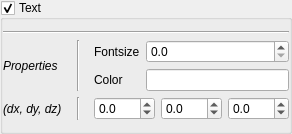
                    <widget class="QGroupBox" name="grpText">
                     <property name="enabled">
                      <bool>true</bool>
                     </property>
                     <property name="title">
                      <string>Text</string>
                     </property>
                     <property name="checkable">
                      <bool>true</bool>
                     </property>
                     <layout class="QVBoxLayout" name="verticalLayout_6">
                      <property name="leftMargin">
                       <number>0</number>
                      </property>
                      <property name="rightMargin">
                       <number>0</number>
                      </property>
                      <item>
                       <widget class="Line" name="line_39">
                        <property name="minimumSize">
                         <size>
                          <width>200</width>
                          <height>0</height>
                         </size>
                        </property>
                        <property name="orientation">
                         <enum>Qt::Horizontal</enum>
                        </property>
                       </widget>
                      </item>
                      <item>
                       <layout class="QGridLayout" name="gridLayout_7">
                        <item row="0" column="2">
                         <widget class="QLabel" name="label_12">
                          <property name="text">
                           <string>Fontsize</string>
                          </property>
                         </widget>
                        </item>
                        <item row="2" column="0">
                         <widget class="QLabel" name="label_30">
                          <property name="font">
                           <font>
                            <italic>true</italic>
                           </font>
                          </property>
                          <property name="text">
                           <string>(dx, dy, dz)</string>
                          </property>
                         </widget>
                        </item>
                        <item row="2" column="1">
                         <widget class="Line" name="line_38">
                          <property name="minimumSize">
                           <size>
                            <width>20</width>
                            <height>0</height>
                           </size>
                          </property>
                          <property name="orientation">
                           <enum>Qt::Vertical</enum>
                          </property>
                         </widget>
                        </item>
                        <item row="1" column="2">
                         <widget class="QLabel" name="label_14">
                          <property name="text">
                           <string>Color</string>
                          </property>
                         </widget>
                        </item>
                        <item row="0" column="1" rowspan="2">
                         <widget class="Line" name="line_37">
                          <property name="minimumSize">
                           <size>
                            <width>20</width>
                            <height>0</height>
                           </size>
                          </property>
                          <property name="orientation">
                           <enum>Qt::Vertical</enum>
                          </property>
                         </widget>
                        </item>
                        <item row="2" column="2" colspan="2">
                         <widget class="QWidget" name="widget_2" native="true">
                          <property name="toolTip">
                           <string>&lt;html&gt;&lt;head/&gt;&lt;body&gt;&lt;p&gt;Offset along the x-axis (dx), y-axis (dy) and z-axis (dz)&lt;/p&gt;&lt;p&gt;&lt;span style=&quot; font-weight:600;&quot;&gt;Input parameter : &lt;/span&gt;&lt;span style=&quot; font-style:italic;&quot;&gt;s_textshift&lt;/span&gt;&lt;/p&gt;&lt;/body&gt;&lt;/html&gt;</string>
                          </property>
                          <layout class="QHBoxLayout" name="horizontalLayout_3">
                           <property name="margin">
                            <number>0</number>
                           </property>
                           <item>
                            <widget class="QDoubleSpinBox" name="x_text">
                             <property name="decimals">
                              <number>1</number>
                             </property>
                             <property name="minimum">
                              <double>-100.000000000000000</double>
                             </property>
                             <property name="maximum">
                              <double>100.000000000000000</double>
                             </property>
                            </widget>
                           </item>
                           <item>
                            <widget class="QDoubleSpinBox" name="y_text">
                             <property name="decimals">
                              <number>1</number>
                             </property>
                             <property name="minimum">
                              <double>-100.000000000000000</double>
                             </property>
                             <property name="maximum">
                              <double>100.000000000000000</double>
                             </property>
                            </widget>
                           </item>
                           <item>
                            <widget class="QDoubleSpinBox" name="z_text">
                             <property name="decimals">
                              <number>1</number>
                             </property>
                             <property name="minimum">
                              <double>-100.000000000000000</double>
                             </property>
                             <property name="maximum">
                              <double>100.000000000000000</double>
                             </property>
                            </widget>
                           </item>
                          </layout>
                         </widget>
                        </item>
                        <item row="0" column="0" rowspan="2">
                         <widget class="QLabel" name="label_29">
                          <property name="font">
                           <font>
                            <italic>true</italic>
                           </font>
                          </property>
                          <property name="text">
                           <string>Properties</string>
                          </property>
                          <property name="alignment">
                           <set>Qt::AlignLeading|Qt::AlignLeft|Qt::AlignVCenter</set>
                          </property>
                         </widget>
                        </item>
                        <item row="1" column="3">
                         <widget class="QLineEdit" name="q_stextcolor">
                          <property name="toolTip">
                           <string>&lt;html&gt;&lt;head/&gt;&lt;body&gt;&lt;p&gt;Font color of source's text.&lt;/p&gt;&lt;p&gt;&lt;span style=&quot; font-weight:600;&quot;&gt;Input parameter : &lt;/span&gt;&lt;span style=&quot; font-style:italic;&quot;&gt;s_textcolor&lt;/span&gt;&lt;/p&gt;&lt;/body&gt;&lt;/html&gt;</string>
                          </property>
                         </widget>
                        </item>
                        <item row="0" column="3">
                         <widget class="QDoubleSpinBox" name="q_stextsize">
                          <property name="toolTip">
                           <string>&lt;html&gt;&lt;head/&gt;&lt;body&gt;&lt;p&gt;Font size of source's text.&lt;/p&gt;&lt;p&gt;&lt;span style=&quot; font-weight:600;&quot;&gt;Input parameter : &lt;/span&gt;&lt;span style=&quot; font-style:italic;&quot;&gt;s_textsize&lt;/span&gt;&lt;/p&gt;&lt;/body&gt;&lt;/html&gt;</string>
                          </property>
                          <property name="decimals">
                           <number>1</number>
                          </property>
                         </widget>
                        </item>
                       </layout>
                      </item>
                     </layout>
                    </widget>
